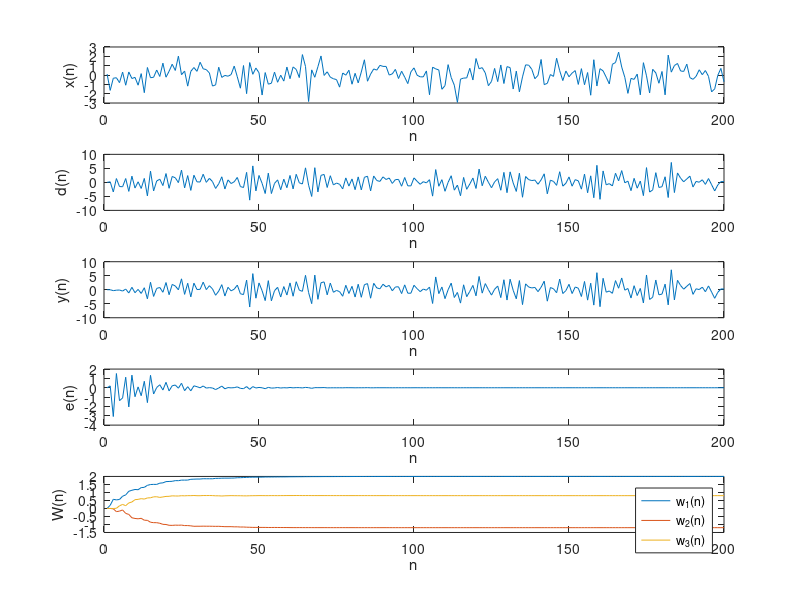

MATLAB code to generate this figure:
%% "Real time" Implementation of NLMS

%% We will start with simulating a Colored Gaussian signal and use it in a
%% channel modeling problem implemented using LMS and varients of LMS

clear all
close all
clc

%% Simulation parameters
% Channel model is given by G(z) = 2 - 1.2z^(-1) + 0.8z^(-2)
C = [2 ; -1.2 ; 0.8] ;

Sig = 0.5 ; % Standard deviation of the Wiener process
L = 200 ; % Signal length

Ns = length(C) ; % System order
Nw = 3 ; % Wiener Filter order

MU = 0.1 ; 
PSI = 0.01 ;

%% Backup variables
Xbkp = zeros(1,L) ;
Dbkp = zeros(1,L) ;
Ybkp = zeros(1,L) ;
Ebkp = zeros(1,L) ;
Wbkp = zeros(Nw,L) ;

%% Initialization
x = 0.1 ;
w = zeros(Nw,1) ;

X = x*eye(Nw,1) ;
Xs = x*eye(Ns,1) ;
Xbkp(:,1) = x ;
Wbkp(:,1) = w ;

d = C'*Xs ;
y = w'*X ;
e = d - y ; 

%% Run the system

for I = 2:L

    d = C'*Xs ; % "Desired" signal (channel output)
    
    y = w'*X ; % Wiener filter output
    
    e = d - y ; % "Error" signal
    
    w = w + 2*MU*e*X./(X'*X + PSI) ; % LMS update equation  

%% Prepare for the next iteration

    x = randn(1) ; % System input update equation
    
    % Update X (i.e. x -> X(1) -> X(2) -> X(3) etc. )
    for J = Nw:-1:2
        X(J) = X(J-1) ;
    end
    X(1) = x ;

    % Update Xs
    for J = Ns:-1:2
        Xs(J) = Xs(J-1) ;
    end
    Xs(1) = x ;

    % Backup variables
    Xbkp(:,I) = x ; % Update Xbkp
    Wbkp(:,I) = w ; % Update Wbkp
    Ybkp(:,I) = y ; % Update Wbkp
    Ebkp(:,I) = e ; % Update Wbkp
    Dbkp(:,I) = d ; % Update Wbkp

end

figure(1)
subplot(5,1,1) ; plot(1:L,Xbkp) ; xlabel('n') ; ylabel('x(n)')
subplot(5,1,2) ; plot(1:L,Dbkp) ; xlabel('n') ; ylabel('d(n)')
subplot(5,1,3) ; plot(1:L,Ybkp) ; xlabel('n') ; ylabel('y(n)')
subplot(5,1,4) ; plot(1:L,Ebkp) ; xlabel('n') ; ylabel('e(n)')
subplot(5,1,5) ; plot(1:L,Wbkp(1,:),1:L,Wbkp(2,:),1:L,Wbkp(3,:))
xlabel('n') ; ylabel('W(n)')
legend('w_1(n)','w_2(n)','w_3(n)')